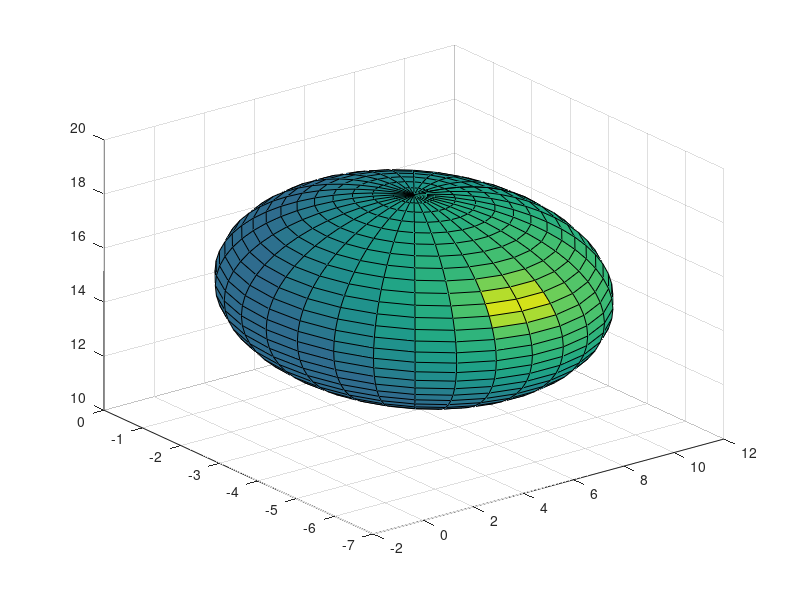

Here is the MATLAB script that generated this plot: (Note: this script raises an error after producing the figure.)
clc;
clear all;

%Change the A and B values here for different cases
a1 = 10; a2 = 4; a3 = 20;
b1 = 0; b2 = -11; b3 = 10;
len_major = 5.9; %Major axis length
len_minor = 3.5; %Minor axis length (applied to both minor axes)
num_points = 30; %number of points on ellipse

a = [a1 a2 a3];
b = [b1 b2 b3];
c = (a+b)/2;
major_ax = b-a;



%Project on XY plane
v1 = [1 0];
v2 = [major_ax(1) major_ax(2)];
theta_z = rad2deg(acos(min(1,max(-1, v1(:).' * v2(:) / norm(v1) / norm(v2) ))));

%Project on XZ plane
v1 = [1 0];
v2 = [major_ax(1) major_ax(3)];
theta_y = rad2deg(acos(min(1,max(-1, v1(:).' * v2(:) / norm(v1) / norm(v2) ))));

if a2 < b2
    theta_z = - theta_z;
    theta_y = -theta_y;
end



%Initial plot
%{
[x, y, z] = ellipsoid(c(1), c(2), c(3), len_major,len_minor,len_minor,num_points);
figure;
S1 = surfl(x, y, z);
alpha 0.2;
colormap copper
axis equal
xlabel('X')
ylabel('Y')
zlabel('Z')
%pause 
hold on;
v=[a;b];
plot3(v(:,1),v(:,2),v(:,3),'r')

%}



%%Now rotate
%hold off;
figure;
[x, y, z] = ellipsoid(c(1), c(2), c(3), len_major,len_minor,len_minor,num_points);
S = surfl(x, y, z);
alpha 0.2;
colormap copper
axis equal
xlabel('X')
ylabel('Y')
zlabel('Z')


%Rotate along Y and Z axis
rotate(S, [0,1,0], -theta_y, c)
rotate(S, [0,0,1], -theta_z, c)


%To fix final rotation :
%Minor axis:
m1 = sin(deg2rad(-theta_y));
m2 = 0;
m3 = cos(deg2rad(-theta_y));
m11 = m1*cos(deg2rad(-theta_z)) - 0; %m2*..
m22 = m1*sin(deg2rad(-theta_z));
m33 = m3;

%Rotation vector
r = cross([m11 m22 m33], major_ax);


%Major axis:
m1 = cos(deg2rad(-theta_y));
m2 = 0;
m3 = -sin(deg2rad(-theta_y));
m11 = m1*cos(deg2rad(-theta_z)) - 0; %m2*..
m22 = m1*sin(deg2rad(-theta_z));
m33 = m3;

max = [m11 m22 m33];

%rotate(S, [1 0 0], 45, c)
rot_angle = rad2deg(atan2(norm(cross(max, major_ax)), dot(max, major_ax)));
if a1 > b1
    rot_angle = - rot_angle;
end
if a2 < b2
    rot_angle = - rot_angle;
end
rotate(S, r, rot_angle, c);
hold on;

v=[a;b];
plot3(v(:,1),v(:,2),v(:,3),'r')




%%Verify that the new mean of the ellipsoid is still at point c
x = S.XData; 
y = S.YData;
z = S.ZData;
mean(mean(x))
mean(mean(y))
mean(mean(z))
c